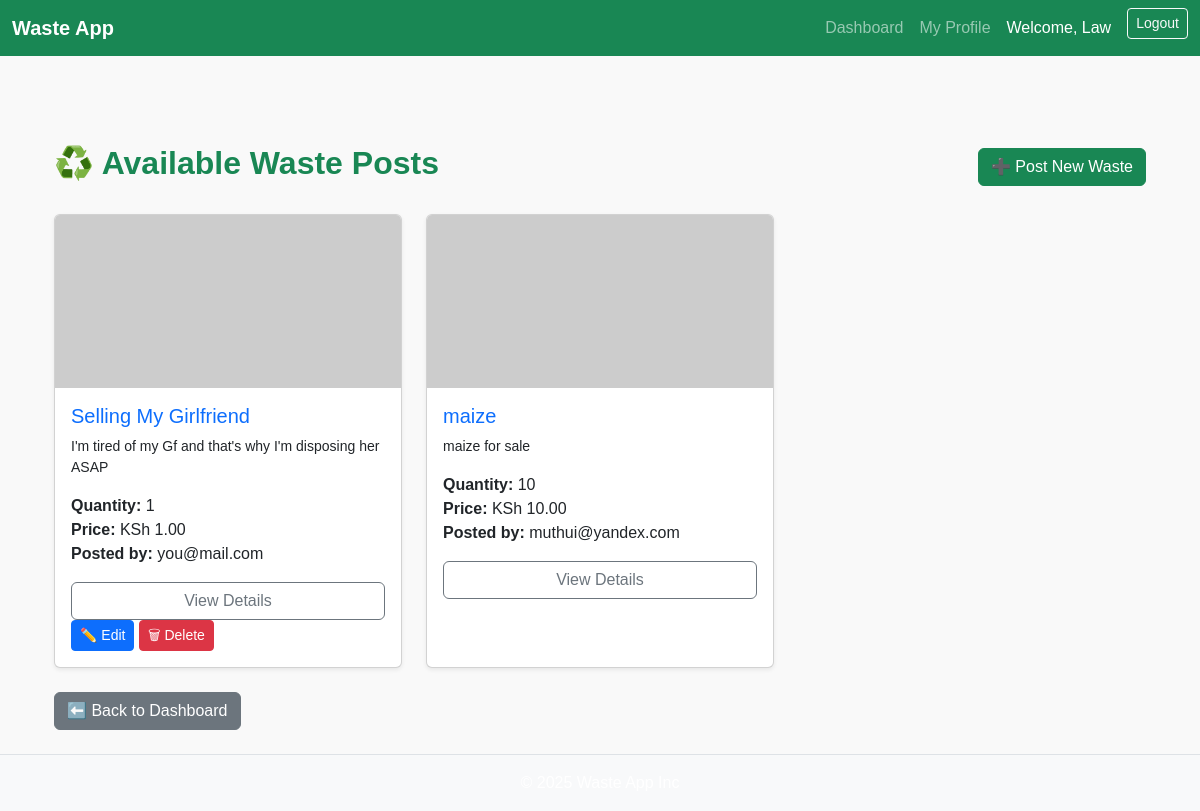
The app's page /trading/ (signed in), older data.
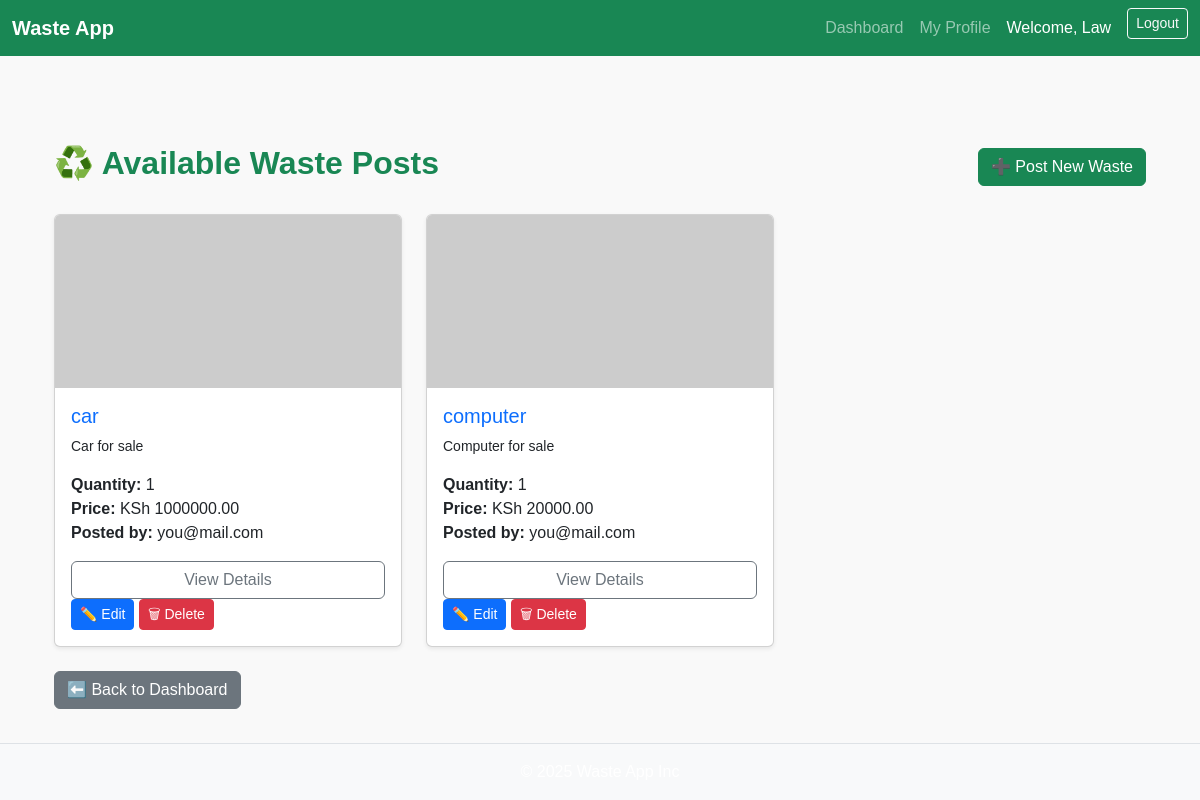
The same page, newer data.
### core/models.py (models this page shows, shortened)
class CustomUser(AbstractUser):
    ROLE_CHOICES = ( ('generator', 'Waste Generator'),
                    ('recycler', 'Recycler'),
                    )
    role = models.CharField(max_length=20, choices=ROLE_CHOICES)
    phone_number = models.CharField(max_length=15, blank=True, null=True)
    username = None
    email = models.EmailField(unique=True)
    USERNAME_FIELD = 'email'
    REQUIRED_FIELDS = []
    objects = CustomUserManager()

### trading/models.py (models this page shows, shortened)
class WastePost(models.Model):
    WASTE_TYPE_CHOICES = (
        ('plastic', 'Plastic'),
        ('metal', 'Metal'),
        ('paper', 'Paper'),
        ('organic', 'Organic'),
        ('electronic', 'Electronic'),
    )
    title = models.CharField(max_length=100)
    quantity = models.PositiveIntegerField()
    description = models.TextField()
    price = models.DecimalField(max_digits=10, decimal_places=2)
    waste_type = models.CharField(max_length=20, choices=WASTE_TYPE_CHOICES)
    image = models.ImageField(upload_to='waste_images/', blank=True, null=True)
    created_at = models.DateTimeField(auto_now_add=True)
    updated_at = models.DateTimeField(auto_now=True)
    posted_by = models.ForeignKey(CustomUser, on_delete=models.CASCADE, related_name="waste_posts")
    is_sold = models.BooleanField(default=False)

### trading/views.py (the view)
# urls.py: path("", views.WastePostListView.as_view(), name="waste-list"),
class WastePostListView(LoginRequiredMixin, ListView):
    model = WastePost
    template_name = "trading/waste_list.html"
    context_object_name = "waste_post"
    ordering = ["-created_at"]
    def get_queryset(self):
        return WastePost.objects.filter(is_sold=False)

### trading/templates/trading/waste_list.html (shortened to what this page needs)
{% extends "base.html" %}
{% block content %}
<div class="container mt-5">
  <div class="d-flex justify-content-between align-items-center mb-4">
    <h2 class="fw-bold text-success">♻️ Available Waste Posts</h2>
    {% if user.get_role_display != "Recycler" %}
        <a href="{% url 'waste-create' %}" class="btn btn-success">
        ➕ Post New Waste
        </a>
    {% endif %}
  </div>
  <div class="row">
    {% for post in waste_post %}
      <div class="col-md-6 col-lg-4 mb-4">
        <div class="card h-100 shadow-sm">
          {% if post.image %}
            <img src="{{ post.image.url }}" class="card-img-top" alt="{{ post.title }}">
          {% else %}
            <img src="https://via.placeholder.com/400x200?text=No+Image" class="card-img-top" alt="No image">
          {% endif %}
          <div class="card-body d-flex flex-column">
            <h5 class="card-title text-primary">{{ post.title }}</h5>
            <p class="card-text small">{{ post.description|truncatewords:20 }}</p>
            <ul class="list-unstyled mb-3">
              <li><strong>Quantity:</strong> {{ post.quantity }}</li>
              <li><strong>Price:</strong> KSh {{ post.price }}</li>
              <li><strong>Posted by:</strong> {{ post.posted_by.email }}</li>
            </ul>
            <a href="{% url 'waste-detail' post.id %}" class="btn btn-outline-secondary">View Details</a>
            <div class="mt-auto">
              {% if user == post.posted_by %}
                <a href="{% url 'waste-update' post.id %}" class="btn btn-sm btn-primary">✏️ Edit</a>
                <a href="{% url 'waste-delete' post.id %}" class="btn btn-sm btn-danger">🗑 Delete</a>
              {% elif user.get_role_display == "Recycler" %}
                <a href="{% url 'buy-waste' post.id %}" class="btn btn-sm btn-warning">🛒 Buy</a>
                <a href="{% url 'send_waste_message' post.posted_by.id %}" class="btn btn-sm btn-info">💬 Message</a>
              {% endif %}
            </div>
          </div>
        </div>
      </div>
    {% empty %}
      <div class="col-12">
        <div class="alert alert-info">No waste posts available at the moment.</div>
      </div>
    {% endfor %}
  </div>
  <a href="{% url 'dashboard' %}" class="btn btn-secondary">⬅️ Back to Dashboard</a>
</div>
{% endblock %}

### templates/base.html (shortened to what this page needs)
{% load static %}
<!DOCTYPE html>
<html lang="en">
<head>
    <link href="https://cdn.jsdelivr.net/npm/bootstrap@5.3.3/dist/css/bootstrap.min.css" rel="stylesheet">
    <link rel="stylesheet" href="{% static 'css/styles.css' %}">
</head>
<body class="d-flex flex-column min-vh-100">
    <nav class="navbar navbar-expand-lg navbar-dark bg-success">
        <div class="container-fluid">
            <a class="navbar-brand fw-bold" href="{% url 'dashboard' %}">Waste App</a>
            <div class="collapse navbar-collapse" id="navbarNav">
                <ul class="navbar-nav ms-auto">
                    {% if user.is_authenticated %}
                        <li class="nav-item">
                            <a class="nav-link" href="{% url 'dashboard' %}">Dashboard</a>
                        </li>
                        <li class="nav-item">
                            <a class="nav-link" href="{% url 'profile' %}">My Profile</a>
                        </li>
                        <li class="nav-item d-flex align-items-center text-white px-2">
                            Welcome, {{ user.first_name|default:user.email }}
                        </li>
                        <li class="nav-item">
                            <form method="post" action="{% url 'logout' %}" class="d-inline">
                                <button type="submit" class="btn btn-sm btn-outline-light ms-2">Logout</button>
                            </form>
                        </li>
                    {% endif %}
                </ul>
            </div>
        </div>
    </nav>
    <main class="container my-4 flex-grow-1">
        {% block content %}{% endblock %}
    </main>
    <footer class="bg-light text-center py-3 mt-auto border-top">
        <p class="mb-0">&copy; 2025 Waste App Inc</p>
    </footer>
</body>
</html>

### static/css/styles.css (style rules this page uses)
* { margin: 0; padding: 0; box-sizing: border-box; }
body { font-family: Arial, sans-serif; background-color: #f9f9f9; color: #333; }
footer { text-align: center; margin-top: 50px; padding: 10px; background-color: #333; color: white; }

Row changes from the older to the newer data that the page shows:
no longer on this page (row edited): WastePost: title "Selling My Girlfriend", description "I'm tired of my Gf and that's why I'm disposing her ASAP", quantity "1", price "1.00", posted_by.email "you@mail.com", shows "✏️ Edit"
removed WastePost: title "maize", description "maize for sale", quantity "10", price "10.00", posted_by.email "muthui@yandex.com"
added WastePost: title "car", description "Car for sale", quantity "1", price "1000000.00", posted_by.email "you@mail.com", shows "✏️ Edit"
added WastePost: title "computer", description "Computer for sale", quantity "1", price "20000.00", posted_by.email "you@mail.com", shows "✏️ Edit"
